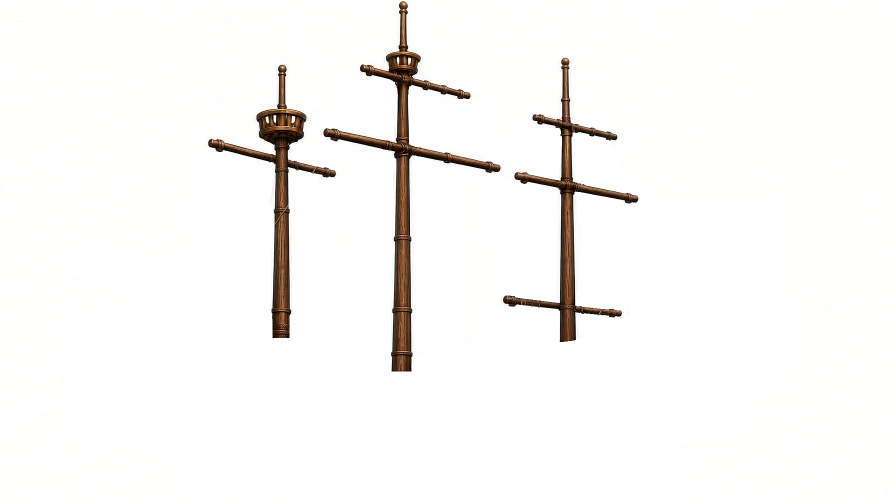
#> input picture art-review/ship-art-revision/pixel-masters/only-mast.png, 1792 x 1008 px (shown at 1/2 size)
$ python -i prepare-revised-ship-art.py   (imports and definitions only)
#> lines starting #> are read from the running program, lines starting #| are printed output that depends on the picture; after the words box and inside, x2 and y2 are one past the last pixel; in counts of white or black regions, pixels touching at a corner belong together
#> further down, picture is the input picture: shape (1008, 1792, 3); mean B, G, R 244.8, 246.5, 247.8
"""Prepare the owner's mast-free interior and replacement masts, without repainting.

Run after prepare-ship-art.py and before build-ship-art-data.py when rebuilding.
Source canvases, opaque RGB pixels and exact horizontal mirrors are preserved.
"""
from pathlib import Path
import hashlib
import json
import cv2
import numpy as np
from scipy import ndimage as nd
from PIL import Image, ImageOps, ImageDraw

ROOT = Path(__file__).resolve().parents[1]
# [1 line not run here, left out]
SOURCE = ROOT/'art-review/ship-art-revision'
OUT = ROOT/'public/ship-art'
# [1 line that did not run here, left out]
# [1 line that did not run here, left out]

def cutout(rgb, hull=False):
#> called with hull = False
    a = np.asarray(rgb).astype(float)
    dark, chroma = 255-a.min(2), np.ptp(a, axis=2)
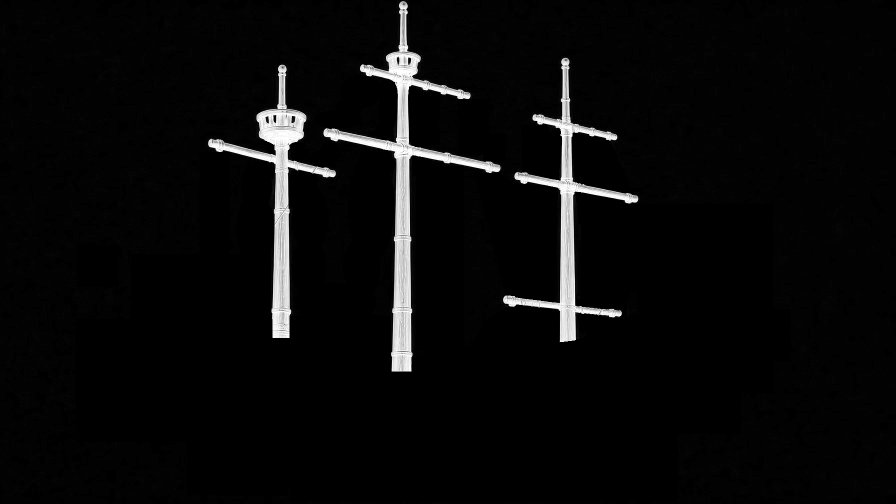
#> dark: shape (1008, 1792) float64 (shown at 1/2 size); min 0, max 255, mean 10.3
    yy = np.arange(a.shape[0])[:, None]
#> yy = 1008 values from 0 to 1007
    shadow = (yy > 916) & (chroma < 20) & (a.mean(2) > 70) if hull else np.zeros(dark.shape, bool)
#> shadow: shape (1008, 1792) bool; every value is 0
    foreground = (dark > 20) & ~((chroma < 20) & (a.min(2) > 185)) & ~shadow
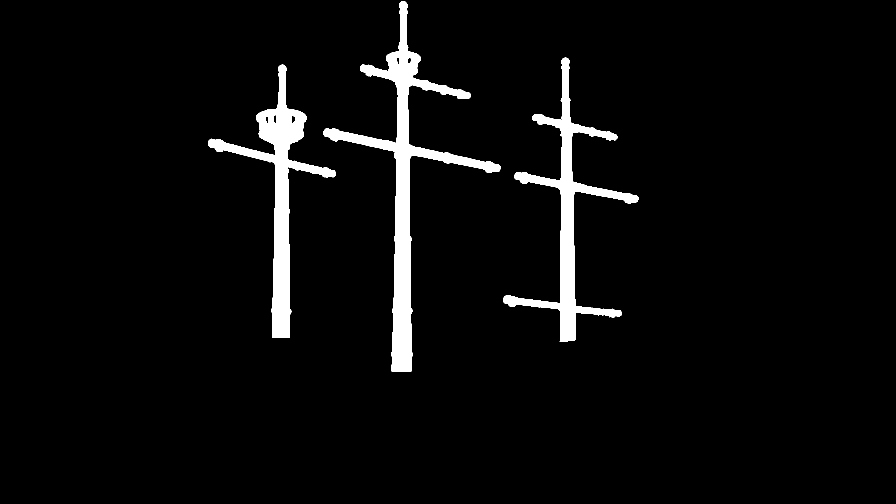
#> foreground: shape (1008, 1792) bool (shown at 1/2 size); 4.2% white; 3 white regions, box (x1, y1, x2, y2) and area: (647, 2, 1001, 743) 31105, (416, 129, 672, 676) 22485, (1006, 115, 1277, 684) 22067
    n, labels, stats, _ = cv2.connectedComponentsWithStats(foreground.astype('uint8'), 8)
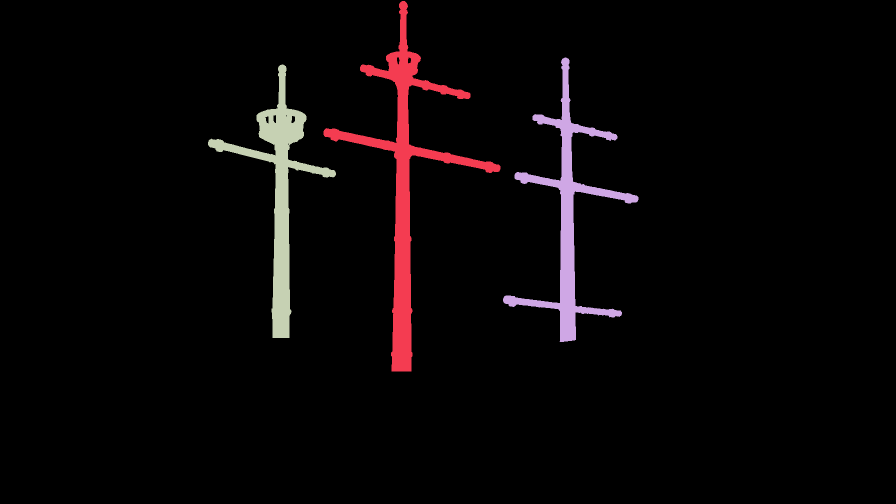
#> labels: shape (1008, 1792) int32 (shown at 1/2 size); 4 distinct labels, from 0 to 3; one colour per label, 0 black
#> n = 4; stats = [[0, 0, 1792, 1008, 1730679], [647, 2, 354, 741, 31105], [1006, 115, 271, 569, 22067], [416, 129, 256, 547, 22485]]
    foreground = np.isin(labels, [i for i in range(1,n) if stats[i,4] > 300])
    # Estimate coverage only at the existing boundary; the source supplies all color.
    core = nd.binary_erosion(foreground, iterations=2)
#> core: shape (1008, 1792) bool; 3.4% white; 3 white regions, box (x1, y1, x2, y2) and area: (649, 4, 999, 741) 25885, (418, 131, 670, 674) 18884, (1008, 117, 1275, 682) 17517
    _, nearest = nd.distance_transform_edt(~core, return_indices=True)
    ref = a[nearest[0], nearest[1]]
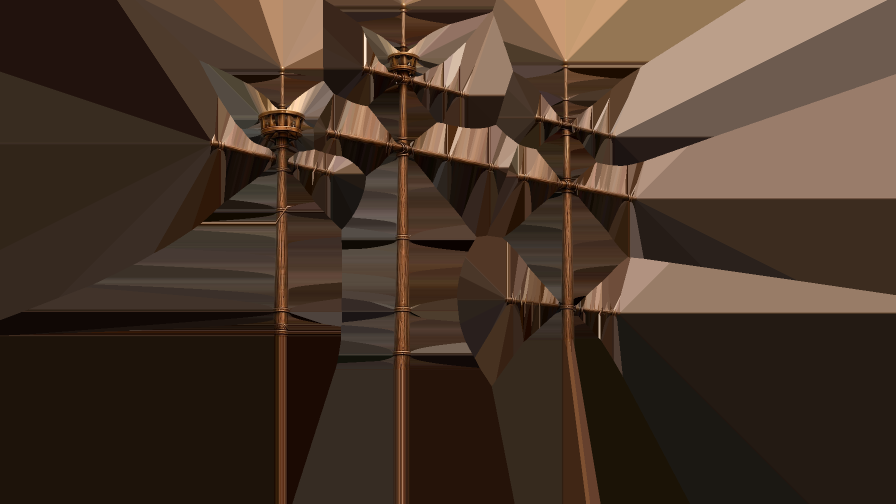
#> ref: shape (1008, 1792, 3) float64 (shown at 1/2 size); mean B, G, R 40.9, 53.6, 71
    edge = nd.binary_dilation(foreground, iterations=2) & ~core
#> edge: shape (1008, 1792) bool; 1.5% white; 9 white regions, largest, box (x1, y1, x2, y2) and area: (645, 0, 1003, 745) 10179, (1004, 113, 1279, 686) 9111, (414, 127, 674, 678) 6687
    v = 255-ref
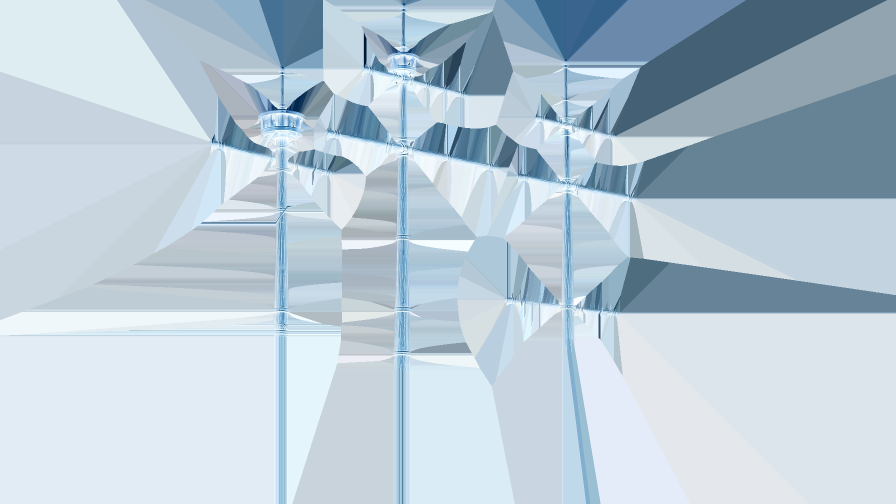
#> v: shape (1008, 1792, 3) float64 (shown at 1/2 size); mean B, G, R 214.1, 201.4, 184
    alpha = foreground.astype(float)
    alpha[edge] = np.clip(np.sum((255-a)*v,axis=2)/np.maximum(1,np.sum(v*v,axis=2)),0,1)[edge]
    alpha[(~foreground)&(dark<8)] = 0
    color = a.copy()
    blend = edge & (alpha>0) & (alpha<1)
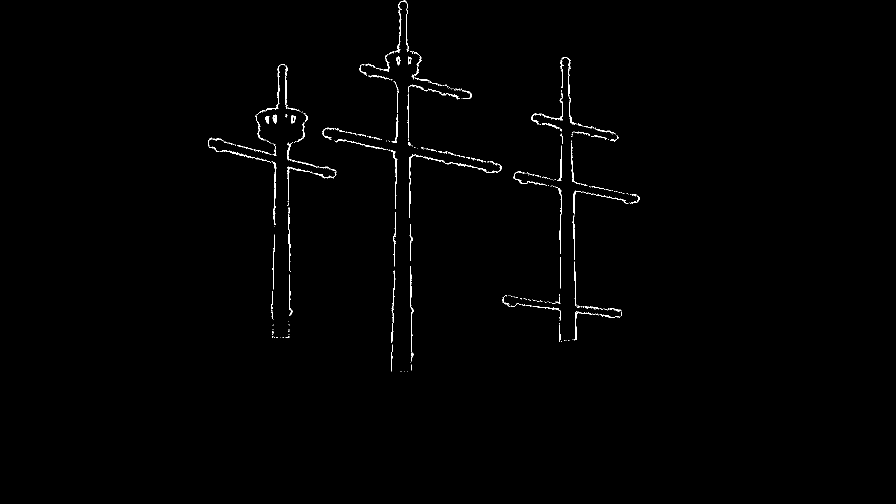
#> blend: shape (1008, 1792) bool (shown at 1/2 size); 0.56% white in thin lines or dots, all inside (x1, y1, x2, y2) = (416, 0, 1279, 743)
    color[blend] = np.clip((a[blend]-255*(1-alpha[blend,None]))/alpha[blend,None],0,255)
    if hull:
        alpha[shadow] = np.clip((255-a.mean(2))/255,0,1)[shadow]
        alpha[shadow & (alpha<.025)] = 0
        color[shadow] = 0
    rgba = np.dstack((np.rint(color),np.rint(alpha*255))).astype('uint8')
    rgba[rgba[:,:,3]==0,:3] = 0
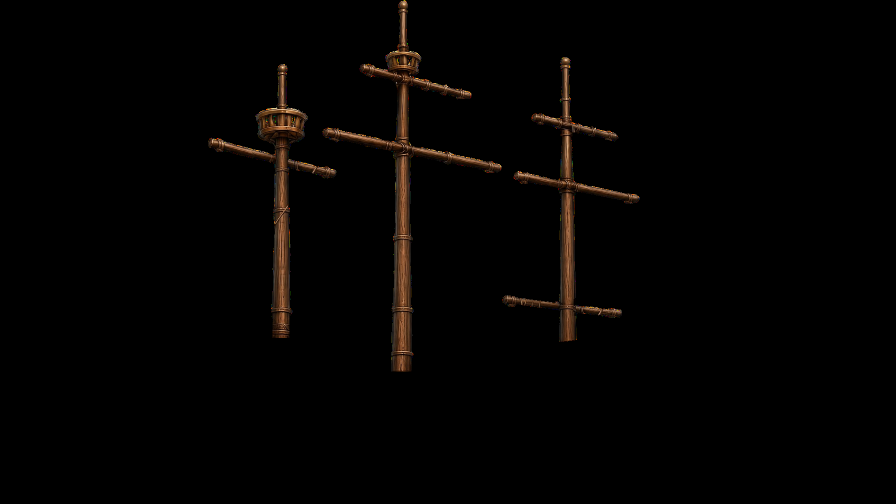
#> rgba: shape (1008, 1792, 4) (shown at 1/2 size); mean B, G, R, A 1.6, 2.5, 3.8, 10.5
    opaque = core & (rgba[:,:,3]==255)
    assert np.array_equal(rgba[:,:,:3][opaque],np.asarray(rgb)[opaque])
    return Image.fromarray(rgba), Image.fromarray(np.dstack((np.asarray(rgb),rgba[:,:,3]))),int(opaque.sum())

def pair(im, stem):
    paths = {'right':stem+'-right.png','left':stem+'-left.png'}
    for side,p in paths.items():
        target=OUT/p;target.parent.mkdir(parents=True,exist_ok=True)
        (im if side=='right' else ImageOps.mirror(im)).save(target,optimize=True)
    assert np.array_equal(np.asarray(Image.open(OUT/paths['left'])),np.asarray(im)[:,::-1])
    return paths

prepared={};checks=[]
# [10 lines not run here, left out]

# [1 line that did not run here, left out]
# [2 lines not run here, left out]

# These are the actual source-image foot, yard and pole-tip coordinates. All
# three masts retain their original registration against the mast-free hull.
specs=[('aft',[562,675],[[430,293],[663,344]],[564,139]),
       ('main',[804,742],[[660,274],[989,333]],[807,10]),
       ('fore',[1134,682],[[1042,357],[1265,396]],[1131,124])]
# [1 line that did not run here, left out]
# [1 line that did not run here, left out]
# [1 line that did not run here, left out]
# [6 lines not run here, left out]
# The short upper canvases are supplied only in the assembled reference. Cut
# their existing pixels below the yards, keeping the native shape and ratio.
tops=[('main',[(740,151),(925,193),(938,239),(943,278),(936,306),(897,289),(854,279),(803,273),(768,268),(725,266),(734,235),(740,201),(743,173)],[[741,153],[925,193]]),
      ('fore',[(1085,246),(1226,280),(1235,316),(1239,349),(1233,372),(1203,354),(1171,346),(1128,344),(1094,345),(1069,346),(1080,316),(1086,281)],[[1085,248],[1226,280]])]
# [1 line that did not run here, left out]
# [5 lines not run here, left out]
# [1 line that did not run here, left out]
# [1 line that did not run here, left out]
# [1 line that did not run here, left out]
# [3 lines that did not run here, left out]
# [3 lines not run here, left out]

>>> import cv2
>>> picture = cv2.imread('../art-review/ship-art-revision/pixel-masters/only-mast.png')
>>> result = cutout(picture)
